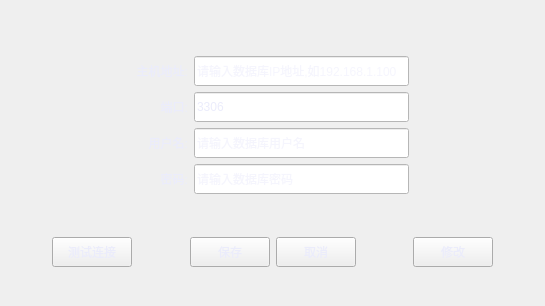
<?xml version="1.0" encoding="UTF-8"?>
<ui version="4.0">
 <class>SettingDialog</class>
 <widget class="QFrame" name="SettingDialog">
  <property name="geometry">
   <rect>
    <x>0</x>
    <y>0</y>
    <width>545</width>
    <height>306</height>
   </rect>
  </property>
  <property name="windowTitle">
   <string>Form</string>
  </property>
  <property name="styleSheet">
   <string notr="true">border-image: url(:/destop/background.png);
color:#EBECFB;</string>
  </property>
  <layout class="QVBoxLayout" name="verticalLayout">
   <property name="leftMargin">
    <number>0</number>
   </property>
   <property name="topMargin">
    <number>0</number>
   </property>
   <property name="rightMargin">
    <number>0</number>
   </property>
   <property name="bottomMargin">
    <number>0</number>
   </property>
   <item>
    <widget class="BaseTitleBar" name="titleBar" native="true">
     <property name="minimumSize">
      <size>
       <width>0</width>
       <height>36</height>
      </size>
     </property>
     <property name="maximumSize">
      <size>
       <width>16777215</width>
       <height>36</height>
      </size>
     </property>
    </widget>
   </item>
   <item>
    <layout class="QHBoxLayout" name="horizontalLayout_3" stretch="1,2,1">
     <item>
      <spacer name="horizontalSpacer_2">
       <property name="orientation">
        <enum>Qt::Horizontal</enum>
       </property>
       <property name="sizeHint" stdset="0">
        <size>
         <width>40</width>
         <height>20</height>
        </size>
       </property>
      </spacer>
     </item>
     <item>
      <layout class="QGridLayout" name="gridLayout">
       <item row="0" column="0">
        <widget class="QLabel" name="label_6">
         <property name="styleSheet">
          <string notr="true">border-image:none;
color:#EBECFB;</string>
         </property>
         <property name="text">
          <string>主机地址:</string>
         </property>
         <property name="alignment">
          <set>Qt::AlignRight|Qt::AlignTrailing|Qt::AlignVCenter</set>
         </property>
        </widget>
       </item>
       <item row="0" column="1">
        <widget class="QLineEdit" name="inHost">
         <property name="minimumSize">
          <size>
           <width>0</width>
           <height>30</height>
          </size>
         </property>
         <property name="maximumSize">
          <size>
           <width>16777215</width>
           <height>30</height>
          </size>
         </property>
         <property name="styleSheet">
          <string notr="true">background-color: rgb(255, 255, 255);</string>
         </property>
         <property name="placeholderText">
          <string>请输入数据库IP地址,如192.168.1.100</string>
         </property>
        </widget>
       </item>
       <item row="1" column="0">
        <widget class="QLabel" name="label_7">
         <property name="styleSheet">
          <string notr="true">border-image:none;
color:#EBECFB;</string>
         </property>
         <property name="text">
          <string>端口:</string>
         </property>
         <property name="alignment">
          <set>Qt::AlignRight|Qt::AlignTrailing|Qt::AlignVCenter</set>
         </property>
        </widget>
       </item>
       <item row="1" column="1">
        <widget class="QLineEdit" name="inPort">
         <property name="minimumSize">
          <size>
           <width>0</width>
           <height>30</height>
          </size>
         </property>
         <property name="maximumSize">
          <size>
           <width>16777215</width>
           <height>30</height>
          </size>
         </property>
         <property name="styleSheet">
          <string notr="true">background-color: rgb(255, 255, 255);</string>
         </property>
         <property name="text">
          <string>3306</string>
         </property>
        </widget>
       </item>
       <item row="2" column="0">
        <widget class="QLabel" name="label_8">
         <property name="styleSheet">
          <string notr="true">border-image:none;
color:#EBECFB;</string>
         </property>
         <property name="text">
          <string>用户名:</string>
         </property>
         <property name="alignment">
          <set>Qt::AlignRight|Qt::AlignTrailing|Qt::AlignVCenter</set>
         </property>
        </widget>
       </item>
       <item row="2" column="1">
        <widget class="QLineEdit" name="inUser">
         <property name="minimumSize">
          <size>
           <width>0</width>
           <height>30</height>
          </size>
         </property>
         <property name="maximumSize">
          <size>
           <width>16777215</width>
           <height>30</height>
          </size>
         </property>
         <property name="styleSheet">
          <string notr="true">background-color: rgb(255, 255, 255);</string>
         </property>
         <property name="placeholderText">
          <string>请输入数据库用户名</string>
         </property>
        </widget>
       </item>
       <item row="3" column="0">
        <widget class="QLabel" name="label_5">
         <property name="styleSheet">
          <string notr="true">border-image:none;
color:#EBECFB;</string>
         </property>
         <property name="text">
          <string>密码:</string>
         </property>
         <property name="alignment">
          <set>Qt::AlignRight|Qt::AlignTrailing|Qt::AlignVCenter</set>
         </property>
        </widget>
       </item>
       <item row="3" column="1">
        <widget class="QLineEdit" name="inPwd">
         <property name="minimumSize">
          <size>
           <width>0</width>
           <height>30</height>
          </size>
         </property>
         <property name="maximumSize">
          <size>
           <width>16777215</width>
           <height>30</height>
          </size>
         </property>
         <property name="styleSheet">
          <string notr="true">background-color: rgb(255, 255, 255);</string>
         </property>
         <property name="text">
          <string/>
         </property>
         <property name="echoMode">
          <enum>QLineEdit::Password</enum>
         </property>
         <property name="placeholderText">
          <string>请输入数据库密码</string>
         </property>
        </widget>
       </item>
      </layout>
     </item>
     <item>
      <spacer name="horizontalSpacer">
       <property name="orientation">
        <enum>Qt::Horizontal</enum>
       </property>
       <property name="sizeHint" stdset="0">
        <size>
         <width>40</width>
         <height>20</height>
        </size>
       </property>
      </spacer>
     </item>
    </layout>
   </item>
   <item>
    <layout class="QHBoxLayout" name="horizontalLayout_2">
     <property name="topMargin">
      <number>30</number>
     </property>
     <property name="bottomMargin">
      <number>30</number>
     </property>
     <item>
      <spacer name="horizontalSpacer_9">
       <property name="orientation">
        <enum>Qt::Horizontal</enum>
       </property>
       <property name="sizeHint" stdset="0">
        <size>
         <width>40</width>
         <height>20</height>
        </size>
       </property>
      </spacer>
     </item>
     <item>
      <widget class="QPushButton" name="btnTest">
       <property name="minimumSize">
        <size>
         <width>0</width>
         <height>30</height>
        </size>
       </property>
       <property name="maximumSize">
        <size>
         <width>16777215</width>
         <height>30</height>
        </size>
       </property>
       <property name="styleSheet">
        <string notr="true">*:hover {
color: rgb(57, 138, 241);
}</string>
       </property>
       <property name="text">
        <string>测试连接</string>
       </property>
      </widget>
     </item>
     <item>
      <spacer name="horizontalSpacer_10">
       <property name="orientation">
        <enum>Qt::Horizontal</enum>
       </property>
       <property name="sizeHint" stdset="0">
        <size>
         <width>28</width>
         <height>20</height>
        </size>
       </property>
      </spacer>
     </item>
     <item>
      <layout class="QHBoxLayout" name="horizontalLayout">
       <item>
        <widget class="QPushButton" name="btnSave">
         <property name="minimumSize">
          <size>
           <width>0</width>
           <height>30</height>
          </size>
         </property>
         <property name="maximumSize">
          <size>
           <width>16777215</width>
           <height>30</height>
          </size>
         </property>
         <property name="styleSheet">
          <string notr="true">*:hover {
color: rgb(57, 138, 241);
}</string>
         </property>
         <property name="text">
          <string>保存</string>
         </property>
        </widget>
       </item>
       <item>
        <widget class="QPushButton" name="btnCancel">
         <property name="minimumSize">
          <size>
           <width>0</width>
           <height>30</height>
          </size>
         </property>
         <property name="maximumSize">
          <size>
           <width>16777215</width>
           <height>30</height>
          </size>
         </property>
         <property name="styleSheet">
          <string notr="true">*:hover {
color: rgb(57, 138, 241);
}</string>
         </property>
         <property name="text">
          <string>取消</string>
         </property>
        </widget>
       </item>
      </layout>
     </item>
     <item>
      <spacer name="horizontalSpacer_11">
       <property name="orientation">
        <enum>Qt::Horizontal</enum>
       </property>
       <property name="sizeHint" stdset="0">
        <size>
         <width>40</width>
         <height>20</height>
        </size>
       </property>
      </spacer>
     </item>
     <item>
      <widget class="QPushButton" name="btnModified">
       <property name="minimumSize">
        <size>
         <width>0</width>
         <height>30</height>
        </size>
       </property>
       <property name="maximumSize">
        <size>
         <width>16777215</width>
         <height>30</height>
        </size>
       </property>
       <property name="styleSheet">
        <string notr="true">*:hover {
color: rgb(57, 138, 241);
}</string>
       </property>
       <property name="text">
        <string>修改</string>
       </property>
      </widget>
     </item>
     <item>
      <spacer name="horizontalSpacer_12">
       <property name="orientation">
        <enum>Qt::Horizontal</enum>
       </property>
       <property name="sizeHint" stdset="0">
        <size>
         <width>40</width>
         <height>20</height>
        </size>
       </property>
      </spacer>
     </item>
    </layout>
   </item>
  </layout>
 </widget>
 <customwidgets>
  <customwidget>
   <class>BaseTitleBar</class>
   <extends>QWidget</extends>
   <header>widget/basetitlebar.h</header>
   <container>1</container>
  </customwidget>
 </customwidgets>
 <resources/>
 <connections>
  <connection>
   <sender>btnCancel</sender>
   <signal>clicked()</signal>
   <receiver>SettingDialog</receiver>
   <slot>close()</slot>
   <hints>
    <hint type="sourcelabel">
     <x>335</x>
     <y>301</y>
    </hint>
    <hint type="destinationlabel">
     <x>294</x>
     <y>200</y>
    </hint>
   </hints>
  </connection>
 </connections>
</ui>
